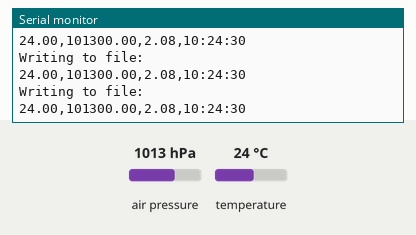
Simulated run of this sketch. Board: Arduino Uno, built with avr-gcc and run on an emulated ATmega328P. Shown: the last lines printed to the serial monitor. Inputs (shaded band) come from the test bench; at power-on: air pressure 1013 hPa, temperature 24 °C. The local clock reads 2024-03-15 10:24:30 at power-on unless the sketch sets it; storage starts empty.

Above: at 0.8 s.
0.9 s: air pressure set to 952 hPa
At 2.0 s:
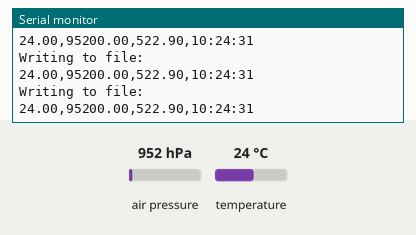
3.9 s: air pressure set to 1048 hPa
At 4.7 s:
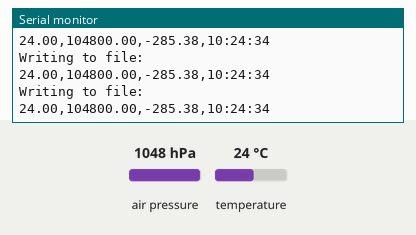
6.9 s: temperature set to 12 °C
At 8.0 s:
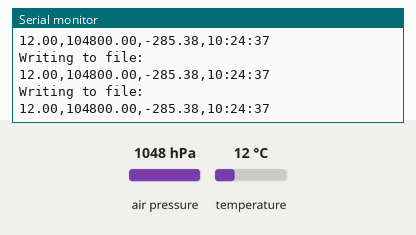
8.4 s: air pressure set to 975 hPa
At 9.5 s:
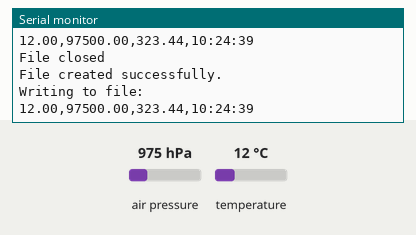
Timing chart, 0 to 11.4 s (numbered marks = the images above; inputs shaded):
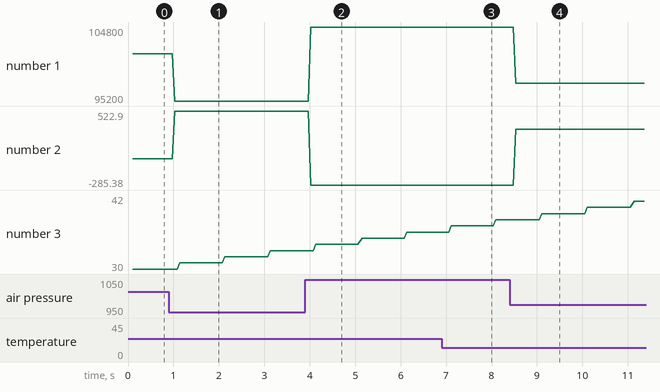

The sketch:

Code.ino
```cpp
#include <SD.h>
#include <SPI.h>
#include "Wire.h"
#include "Adafruit_BMP085.h"
#include <virtuabotixRTC.h>

int CLK_PIN = 6;
int DAT_PIN = 7;
int RST_PIN = 8;

virtuabotixRTC myRTC(CLK_PIN, DAT_PIN, RST_PIN);
Adafruit_BMP085 mySensor;

int CS_PIN = 10;
float Celsius;
float pressure;
float altitude;
char buf[80];
char dosyad[20];
String s="";
String ds;
File file;

int i=0;
int j=0;

void setup()
{
  mySensor.begin();
  pinMode(2,INPUT);
  Serial.begin(9600);

  initializeSD();

  while(true){
    ds="";
    ds+=i;
    ds+=".txt";
    ds.toCharArray(dosyad, 80);

    createFile(dosyad);

          while(j<15){
             myRTC.updateTime();
            Celsius = mySensor.readTemperature();
            //pascal cinsinden
            pressure=mySensor.readPressure();
            altitude=mySensor.readAltitude();

            s="";

            s+=Celsius;
            s+=",";
            s+=pressure;
            s+=",";
            s+=altitude;
            s+=",";
            s+=myRTC.hours;
            s+=":";
            s+=myRTC.minutes;
            s+=":";
            s+=myRTC.seconds;

            s.toCharArray(buf, 80);
            writeToFile(buf);
            j++;
          }
  i++;
  j=0;

  closeFile();
  }

}


void loop(){
}

void initializeSD()
{
  Serial.println("Initializing SD card...");
  pinMode(CS_PIN, OUTPUT);

  if (SD.begin())
  {
    Serial.println("SD card is ready to use.");
  } else
  {
    Serial.println("SD card initialization failed");
    return;
  }
}

int createFile(char filename[])
{
  file = SD.open(filename, FILE_WRITE);

  if (file)
  {
    Serial.println("File created successfully.");
    return 1;
  } else
  {
    Serial.println("Error while creating file.");
    return 0;
  }
}

int writeToFile(char text[])
{
  if (file)
  {
    file.println(text);
    Serial.println("Writing to file: ");
    Serial.println(text);
    return 1;
  } else
  {
    Serial.println("Couldn't write to file");
    return 0;
  }
}

void closeFile()
{
  if (file)
  {
    file.close();
    Serial.println("File closed");
  }
}
```

Measured:
- after the input at 0.9 s, the serial monitor: prints a new line after 0.13 s (image 1)
- after the input at 3.9 s, the serial monitor: prints a new line after 0.12 s (image 2)
- after the input at 6.9 s, the serial monitor: prints a new line after 0.10 s (image 3)
- after the input at 8.4 s, the serial monitor: prints a new line after 0.13 s (image 4)
- plotted number 1: 101300 → 95200 after the input at 0.9 s, 95200 → 104800 after the input at 3.9 s, 104800 → 97500 after the input at 8.4 s
- plotted number 2: 2.08 → 522.9 after the input at 0.9 s, 522.9 → -285.38 after the input at 3.9 s, -285.38 → 323.44 after the input at 8.4 s
